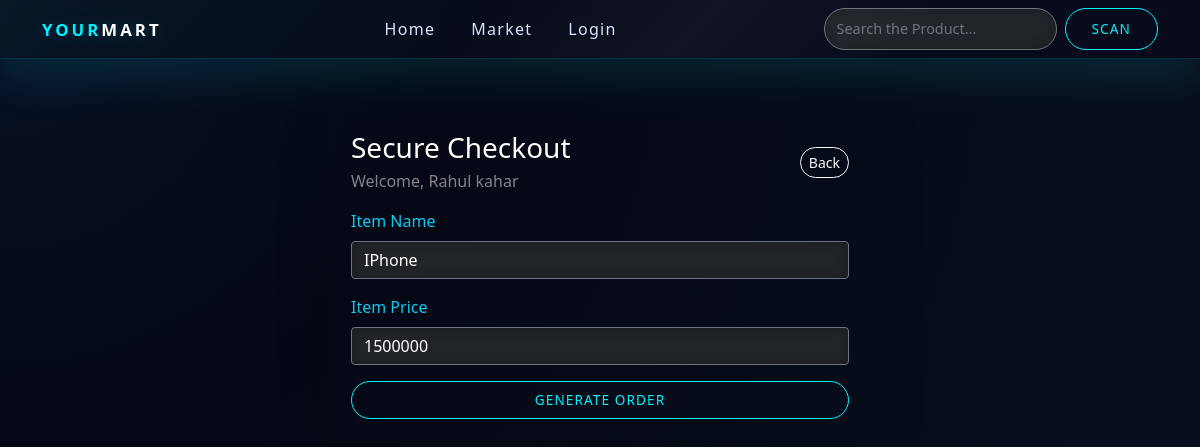
Screenshot of /userdashboard/payment/1/ (signed in) with the database file from the repository.
### app/models.py (models this page shows)
class User(models.Model):
    Name=models.CharField(max_length=40)
    Email=models.EmailField()
    Contact=models.IntegerField()
    Image=models.ImageField(upload_to='image')
    Pass=models.CharField(max_length=20)
    CPass = models.CharField(max_length=20, default='')

class Item(models.Model):
    item_name=models.CharField(max_length=40)
    item_desc=models.CharField(max_length=40)
    item_price=models.IntegerField()
    item_image=models.ImageField(upload_to='image')
    item_color=models.CharField(max_length=20)
    item_category=models.CharField(max_length=40)
    item_quantity=models.IntegerField(null=True)

### app/views.py (the view)
# urls.py: path('userdashboard/payment/<int:pk>/',views.payment,name='payment'),
@never_cache
def payment(req, pk):
    data = None
    if 'a_data' in req.session:
        data = req.session.get('a_data')
    elif 'user_id' in req.session:
        data = User.objects.get(id=req.session.get('user_id'))
    elif 'emp_id' in req.session:
        data = Add_Employee.objects.get(id=req.session.get('emp_id'))
    item_detail = Item.objects.get(id=pk)
    return render(req,'payment.html', {'item_detail': item_detail, 'data': data})

### app/templates/payment.html (shortened to what this page needs)
{% extends "index.html" %}
{% block content %}
<div class="container py-5">
    <div class="row justify-content-center">
        <div class="col-lg-6">
            <div class="hero-card p-4 rounded-4 shadow-lg mx-auto">
                <div class="d-flex justify-content-between align-items-center mb-3">
                    <div>
                        <h3 class="mb-1 text-white">Secure Checkout</h3>
                        <p class="text-white-50 mb-0">Welcome, {{ data.Name|default:user.username }}</p>
                    </div>
                    <a href="{% url 'userdashboard' %}" class="btn btn-outline-light btn-sm rounded-pill">Back</a>
                </div>
                <form action="{% url 'pay_amount' pk=item_detail.id %}" method="post">
                    <div class="mb-3">
                        <label class="form-label text-info fw-semibold">Item Name</label>
                        <input type="text" class="form-control bg-dark bg-opacity-75 border border-secondary border-opacity-25 text-white" value="{{ item_detail.item_name }}" readonly>
                    </div>
                    <div class="mb-3">
                        <label class="form-label text-info fw-semibold">Item Price</label>
                        {% if not payment %}
                        <input type="number" name="itemprice" class="form-control bg-dark bg-opacity-75 border border-secondary border-opacity-25 text-white" value="{{ item_detail.item_price }}" readonly>
                        {% else %}
                        <input type="number" name="itemprice" class="form-control bg-dark bg-opacity-75 border border-secondary border-opacity-25 text-white" value="{{ amount }}" readonly>
                        {% endif %}
                    </div>
                    <button type="submit" class="btn btn-neon w-100 py-2">Generate Order</button>
                </form>
            </div>
        </div>
    </div>
</div>
{% endblock content %}

### app/templates/index.html (style rules this page uses)
html, body { margin: 0; padding: 0; min-height: 100%; color: #f7f9ff; background: radial-gradient(circle at top left, #081227 0%, #050814 35%, #090f1f 100%); overflow-x: hidden; font-family: 'Segoe UI', sans-serif; }
body::before { content: ''; position: fixed; inset: 0; pointer-events: none; background: radial-gradient(circle at 20% 15%, rgba(0, 242, 254, 0.18), transparent 12%), radial-gradient(circle at 90% 20%, rgba(255, 255, 255, 0.08), transparent 10%), radial-gradient(circle at 60% 90%, rgba(0, 255, 178, 0.08), transparent 18%); opacity: 0.95; animation: drift 18s ease-in-out infinite alternate; z-index: -1; }
.btn-neon { border: 1px solid #00f2fe; color: #00f2fe; background: transparent; border-radius: 50px; padding: 10px 26px; transition: 0.35s ease; text-transform: uppercase; font-size: 0.85rem; letter-spacing: 0.08em; }
.form-control { background: rgba(255, 255, 255, 0.08); border: 1px solid rgba(255, 255, 255, 0.14); color: #ecf4ff; transition: all 0.3s ease; box-shadow: inset 0 0 12px rgba(0, 0, 0, 0.25); }

### rows the page displays
User: Name "Rahul kahar"
Item: item_name "IPhone", itemprice "1500000"
